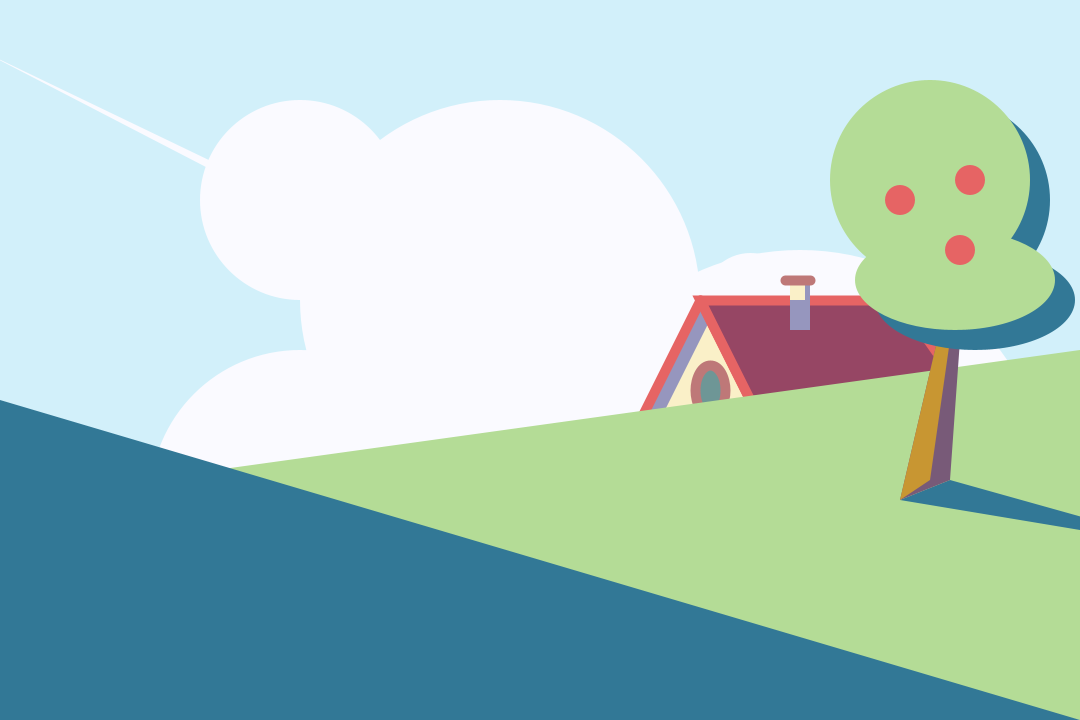
Frame 1 (no input)
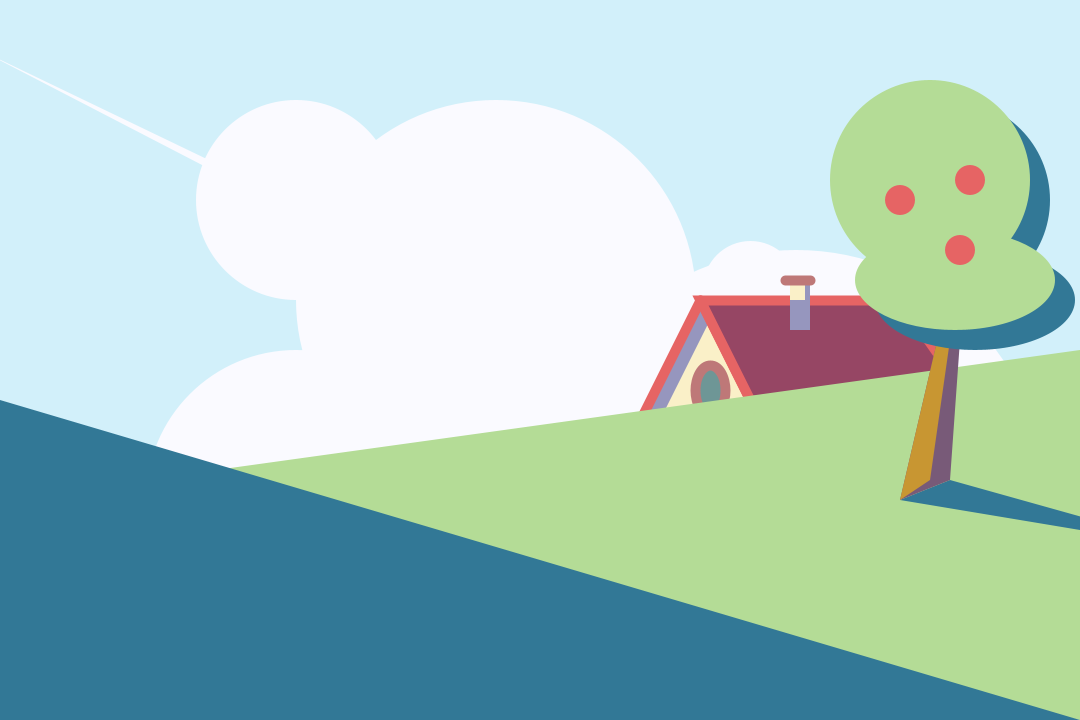
Frame 60 (the mouse pressed at the canvas centre just before this capture)
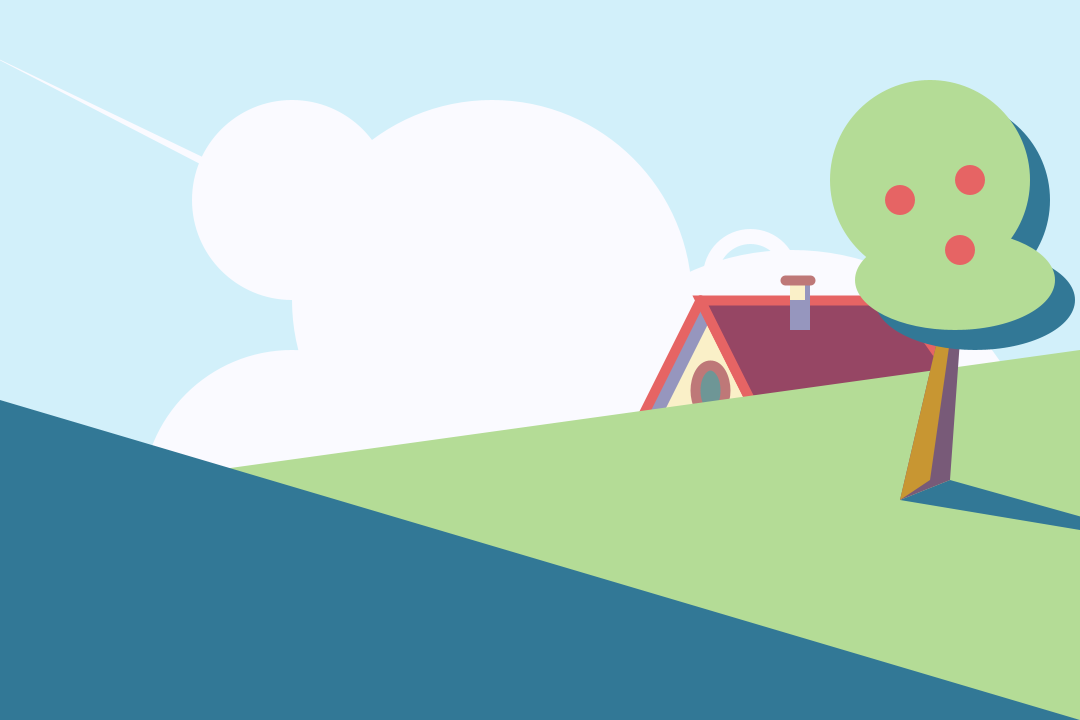
Frame 120 (the mouse held since frame 60 and released just before this capture)

The Processing sketch that drew these frames (run headless with seeded random() and noise(); from frame 60 on, the mouse is pressed at the canvas centre):

// Processing sketch: SS2_FarawayHill
// ── SS2_FarawayHill.pde
/* Faraway Hill by Sen Demina

Instuctions:
- mouse click => clear the sky
- press any key => shift the hue
- press the up key => start a sky rave (also happens if you shift the hue too much)

The calm hill is now more colorful.
*/

boolean originalSky = true;
boolean skyRave = false;
int limitOfTints = (int) random(0, 10);
int currentNumOfTints = 0;
float redTint = random(100, 255), 
      blueTint = random(100, 255), 
      greenTint = random(100, 255);

void setup()
{
  size(1080, 720);
  background(210, 240, 250);  
}

void draw()
{
  //println(frameRate);
  noStroke();
  
  if (originalSky)
  {  
    background(210, 240, 250);
    
    //clouds
    fill(250, 250, 255);
    ellipse(300 - frameCount/15, 200, 200, 200);
    ellipse(500 - frameCount/15, 300, 400, 400);
    ellipse(300 - frameCount/15, 500, 300, 300);
    ellipse(800 - frameCount/15, 500, 500, 500);
    triangle(500, 300, 540, 340, -20, 50);  
    
    //smoke
    stroke(250, 250, 255);
    noFill();
    strokeWeight(5);
    ellipse(800, 250 - frameCount/5 + 200, 30, 30);
    strokeWeight(7);
    ellipse(780, 200 - frameCount/5 + 200, 40, 40);
    strokeWeight(10);
    ellipse(810, 150 - frameCount/5 + 200, 50, 50);
    strokeWeight(15);
    ellipse(750, 100 - frameCount/5 + 200, 80, 80);
  }
  else if (skyRave)
  {
    redTint = random(100, 255); 
    blueTint = random(100, 255);
    greenTint = random(100, 255);  
    fill(redTint, blueTint, greenTint, 30);
    rect(0, 0, width, height);
  }
  else
  {
    paintClouds();
  }
  

  
  noStroke();
  //==============   HOUSE   ===============
  //house
  //lit
  fill(250, 240, 200);
  triangle(700, 300, 600, 500, 800, 500);
  //in shadow
  fill(150, 150, 190);
  quad(700, 300, 600, 500, 620, 500, 720, 300);
  
  //door
  fill(110, 150, 150);
  strokeWeight(10);
  stroke(190, 120, 120);
  ellipse(710, 390, 30, 50);
  
  //roof
  //lit
  stroke(230, 100, 100);
  strokeWeight(10);
  line(700, 300, 600, 500);
  line(700, 300, 800, 500);
  //in shadow
  fill(150, 70, 100);
  quad(700, 300, 900, 300, 970, 400, 750, 400);
  noStroke();
  
  //chimney
  //in shadow
  fill(150, 150, 190);
  rect(790, 280, 20, 50);
  //lit
  fill(250, 240, 200);
  rect(790, 280, 15, 20);
  stroke(190, 120, 120);
  line(785, 280, 810, 280);
  

  noStroke();
  //=============    HILLS    =================
  //back hill 
  fill(180, 220, 150);
  triangle(0, 500, width, 350, width, height);
  
  //tree shadow
  fill(50, 120, 150);
  triangle(900, 500, 950, 480, 1200, 550);
  
  //tree trunk
  //in shadow
  fill(120, 90, 120);
  triangle (900, 500, 950, 480, 970, 200);
  //lit
  fill(200, 150, 50);
  triangle (900, 500, 930, 480, 970, 200);
  
  //tree crown
  //in shadow
  fill(50, 120, 150);
  ellipse(950, 200, 200, 200);
  ellipse(975, 300, 200, 100);
  //lit
  fill(180, 220, 150);
  ellipse(930, 180, 200, 200);
  ellipse(955, 280, 200, 100);
  
  //apples
  fill(230, 100, 100);
  ellipse(900, 200, 30, 30);
  ellipse(960, 250, 30, 30);
  ellipse(970, 180, 30, 30);
  
  //front hill
  fill(50, 120, 150);
  triangle(0, 400, 0, height, width, height);
  
  println(mouseX, mouseY);
}

void mouseClicked()
{
  background(210, 240, 250);
  originalSky = false;
}

void keyPressed()
{
  redTint = random(0, 255); 
  blueTint = random(0, 255);
  greenTint = random(0, 255);  
  fill(redTint, blueTint, greenTint, 50);
  rect(0, 0, width, height);
  
  currentNumOfTints++;
  if(keyCode == UP || currentNumOfTints >= limitOfTints)
  {
    skyRave = true;
  }
}

void paintClouds()
{
  stroke(250, 250, 255);
  float mouseSpeed = abs(mouseX - pmouseX);
  strokeWeight(mouseSpeed);
  line(pmouseX, pmouseY, mouseX, mouseY);
}
